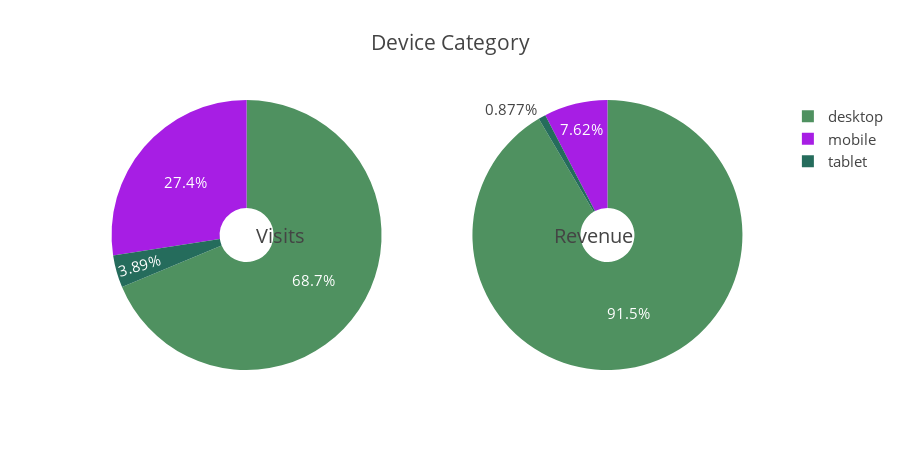

Notebook cell for this chart:
### Markdown cell above
Let's take a look on Mobile and Browser proportions

### Code cell
PieChart("device.deviceCategory", "Device Category")

### Figure 1 — Plotly figure (JSON) as saved in the notebook; plotly's stock layout.template omitted (floating-point values rounded to 4 significant figures)
{"data": [{"domain": {"x": [0, 0.48]}, "hole": 0.2, "hoverinfo": "label+percent+name", "labels": ["desktop", "mobile", "tablet"], "marker": {"colors": ["#4F9160", "#A71EE4", "#256C5C", "#8D9A1F", "#D89B45", "#D48AE7", "#922E69", "#FAD231", "#2C515B", "#FDA763", "#B5668F", "#3E15E2", "#B957DE", "#0A7C0B", "#9581C7"]}, "name": "% Acesses", "showlegend": true, "type": "pie", "uid": "f582adcc-be4c-4329-bfa2-d29ecc79feff", "values": [58740, 23447, 3323]}, {"domain": {"x": [0.52, 1]}, "hole": 0.2, "hoverinfo": "label+percent+name", "labels": ["desktop", "mobile", "tablet"], "name": "% Revenue", "showlegend": false, "type": "pie", "uid": "cbe456d7-32ad-4cc2-b5bd-076c5eb92c0c", "values": [14470.0, 1205.0, 138.7]}], "layout": {"annotations": [{"font": {"size": 20}, "showarrow": false, "text": "Visits", "x": 0.25, "y": 0.5}, {"font": {"size": 20}, "showarrow": false, "text": "Revenue", "x": 0.8, "y": 0.5}], "font": {"size": 15}, "height": 450, "title": {"text": "Device Category"}}}
